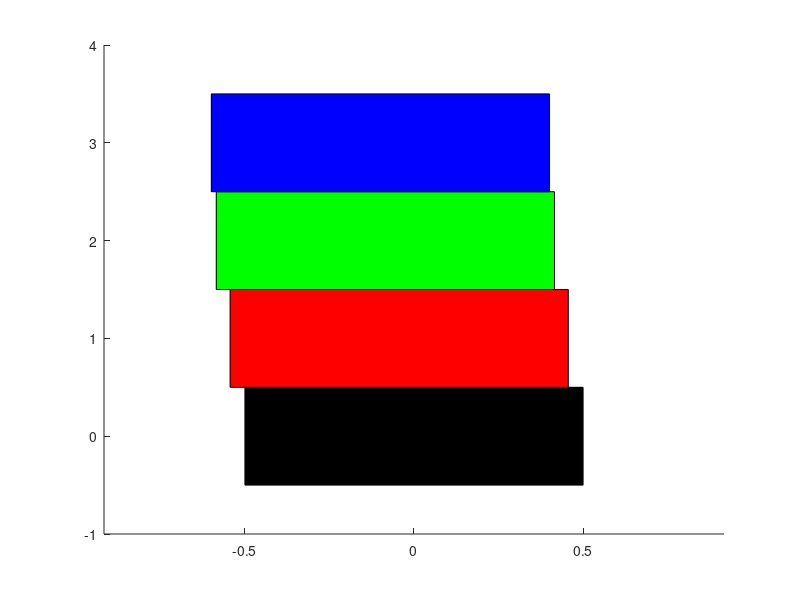

This chart was generated by the following MATLAB code:
close all
m1 = 10000;
m2 = 9000;
m3 = 8000;
k = 3e6;

odefun = @(t,x) [x(4) ;
                 x(5) ;
                 x(6) ;
                 k/m1*(x(2)-x(1)) - k/m1*x(1) ;
                 k/m2*(x(3)-x(2)) - k/m2*(x(2)-x(1)) ;
                 -k/m3*(x(3)-x(2)) ];
[t, x] = ode45(odefun, linspace(0,20,1000), [.05, .08, .1, 0, 0, 0]);

x1 = x(1,1);
x2 = x(1,2);
x3 = x(1,3);
bs = .5; % box size
v = bs*[-1 -1 0; 1 -1 0; 1 1 0; -1 1 0];
p0 = patch('vertices', v+[0  0 0], 'faces', 1:4, 'facecolor', [0 0 0]);
p1 = patch('vertices', v+[x1 1 0], 'faces', 1:4, 'facecolor', [1 0 0]);
p2 = patch('vertices', v+[x2 2 0], 'faces', 1:4, 'facecolor', [0 1 0]);
p3 = patch('vertices', v+[x3 3 0], 'faces', 1:4, 'facecolor', [0 0 1]);

xmax = max(x(:));
xlim([-xmax xmax])

for k = 2:length(x)
    % New positions:
    x1 = x(k,1);
    x2 = x(k,2);
    x3 = x(k,3);
    
    set(p1, 'vertices', v+[x1 1 0])
    set(p2, 'vertices', v+[x2 2 0])
    set(p3, 'vertices', v+[x3 3 0])
    xlim([-xmax xmax])
    
    % Draw and pause for a moment
    drawnow
    pause(eps)
end